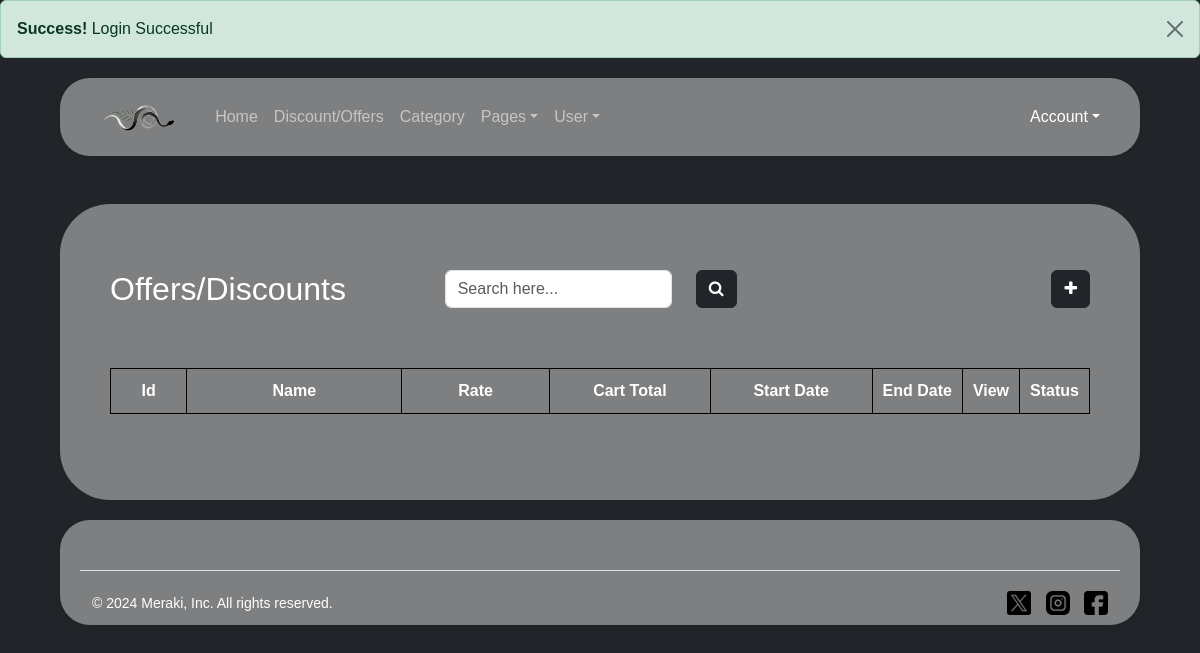
Before: /AdOffers.php (signed in) with the older database file.
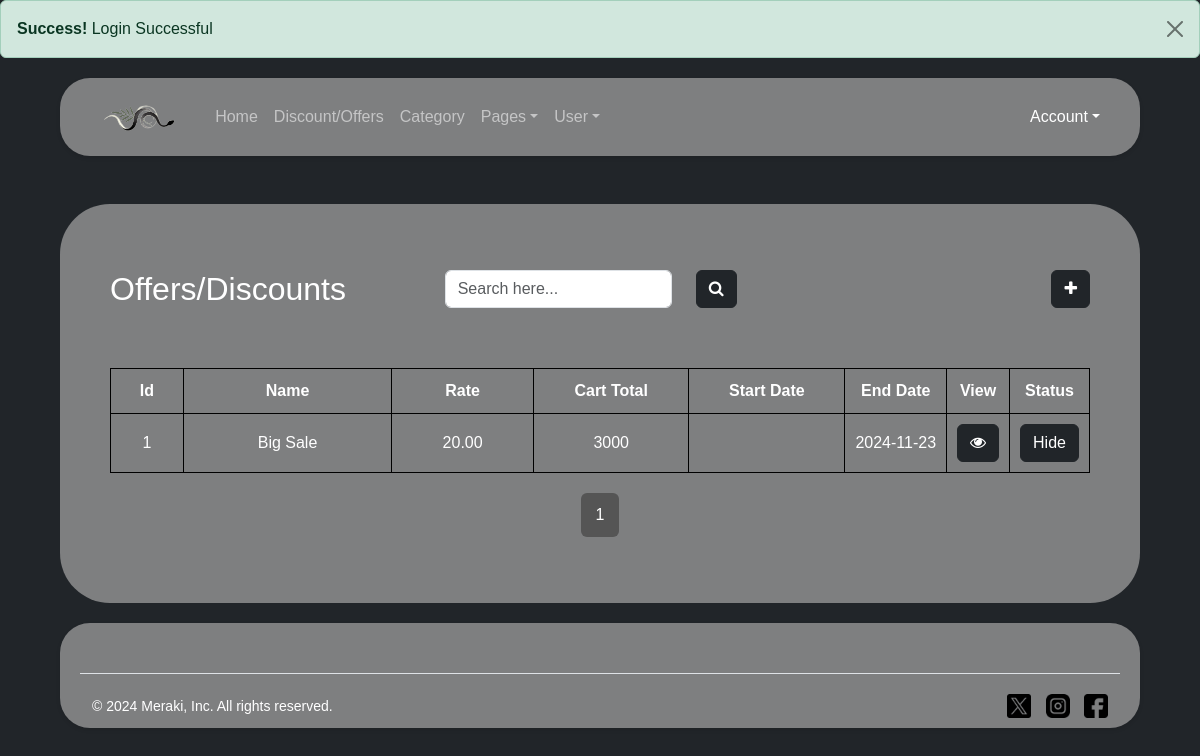
After: the same page with the newer database file.
### tables this page shows
CREATE TABLE `offers_tbl` (
  `Of_Id` int(11) NOT NULL,
  `Of_Name` varchar(255) NOT NULL,
  `Of_Description` text NOT NULL,
  `Of_Discount_Percentage` decimal(5,2) NOT NULL,
  `Of_Cart_Total` int(11) NOT NULL,
  `Of_Max_Discount` int(11) NOT NULL,
  `Of_Start_Date` varchar(10) NOT NULL,
  `Of_End_Date` varchar(10) NOT NULL,
  `Of_Status` enum('Active','Deactivate') NOT NULL DEFAULT 'Active'
);

### AdOffers.php (the view, shortened to what this page needs)
<!DOCTYPE html>
<html lang="en">
<head>
    <link rel="stylesheet" href="styles.css">
    <?php
    include 'Header.php';
    ?>
</head>
<body class="bg-dark">
    <div class="container-fluid bgcolor mt-5">
        <div class="row mt-3 mb-3">
            <h2 class="col-md-4" style="color:white">Offers/Discounts</h2>
            <div class="col-md-3" style="text-align:right">
                <form method="get"><input type="text" name="search" class="form-control"
                        placeholder="Search here...">&nbsp;
            </div>
            <div class="col-md-1"><button class="btn btn-dark"><i class="fa fa-search "></i></button></div>
            <div class="col-md-3"></div>
            <div class="col-md-1" style="text-align:right"><button class="btn btn-dark" onclick="addForm(1)"><i
                        class="fa fa-plus"></i></button></div>
        </div>
        <div class="row" id="product">
            <table>
                <tr>
                    <th>Id</th>
                    <th>Name</th>
                    <th>Rate</th>
                    <th>Cart Total</th>
                    <th>Start Date</th>
                    <th>End Date</th>
                    <th>View</th>
                    <th>Status</th>
                </tr>
                <?php
                $search = isset($_GET['search']) ? $_GET['search'] : '';
                $search_query = '';
                $q = "SELECT * FROM offers_tbl $search_query";
                $result = mysqli_query($con, $q);
                $total_records = mysqli_num_rows($result);
                $records_per_page = 2;
                $total_pages = ceil($total_records / $records_per_page);
                $page = isset($_GET['page']) ? $_GET['page'] : 1;
                $start_from = ($page - 1) * $records_per_page;
                $q = "SELECT * FROM offers_tbl $search_query LIMIT $start_from, $records_per_page";
                $result = mysqli_query($con, $q);
                while ($r = mysqli_fetch_assoc($result)) {
                    ?>
                    <tr>
                        <td><?php echo $r['Of_Id'] ?></td>
                        <td><?php echo $r['Of_Name'] ?></td>
                        <td><?php echo $r['Of_Discount_Percentage'] ?></td>
                        <td><?php echo $r['Of_Cart_Total'] ?></td>
                        <td><?php echo $r['Of_Start_Date'] ?></td>
                        <td><?php echo $r['Of_End_Date'] ?></td>
                        <td>
                            <form method="post" action="AdOffers.php#update_form">
                                <a href="#update_form">
                                    <button type="submit" class="btn btn-dark" value="<?php echo $r['Of_Id'] ?>"
                                        name="showOffer" onclick="update(1)"><i class="fa fa-eye"></i></button>
                                </a>
                            </form>
                        </td>
                        <td>
                            <form method="post" action="AdOffers.php">
                                <button type="submit" name="changeStatus" class="btn btn-dark">
                                    <?php echo $r['Of_Status'] == 'Active' ? 'Hide' : 'Show'; ?>
                                </button>
                            </form>
                        </td>
                    </tr>
                    <?php
                }
                ?>
            </table>
        </div>
        <nav>
            <ul class="pagination">
                <?php
                for ($i = 1; $i <= $total_pages; $i++) {
                    echo "<li class='page-item " . ($i == $page ? 'active' : '') . "'><a class='page-link' href='?page=" . $i . "&search=" . $search . "'>" . $i . "</a></li>";
                }
                ?>
            </ul>
        </nav>
    </div>
    <?php
    include 'Footer.php';
            ?>
</body>
</html>

### Header.php (shortened to what this page needs)
<!DOCTYPE html>
<html lang="en">
<head>
    <link href="https://cdn.jsdelivr.net/npm/bootstrap@5.3.0/dist/css/bootstrap.min.css" rel="stylesheet">
    <link rel="stylesheet" href="https://cdnjs.cloudflare.com/ajax/libs/font-awesome/4.7.0/css/font-awesome.min.css">
    <link rel="stylesheet" href="styles.css">
</head>
<body>
    <?php
     if (isset($_COOKIE['success'])) {
        ?>
        <div class="alert alert-success alert-dismissible fade show" role="alert">
             <strong>Success!</strong> <?php echo $_COOKIE['success']; ?>
             <button type="button" class="btn-close" data-bs-dismiss="alert" aria-label="Close"></button>
        </div>
        <?php
    }
        ?>
    <header class="header">
        <nav class="navbar navbar-expand-lg navbar-dark">
            <div class="container-fluid">
                <a class="navbar-brand logo" href="#">
                    <img src="img/logo1.png" alt="Logo">
                </a>
                <div class="collapse navbar-collapse" id="navbarNav">
                    <ul class="navbar-nav me-auto mb-2 mb-lg-0">
                        <?php if (isset($_SESSION['U_Admin'])) { ?>
                            <li class="nav-item"><a class="nav-link" href="admin.php">Home</a></li>
                            <li class="nav-item"><a class="nav-link" href="admin.php#discount">Discount/Offers</a></li>
                            <li class="nav-item"><a class="nav-link" href="admin.php#category">Category</a></li>
                            <li class="nav-item dropdown">
                                <a class="nav-link dropdown-toggle" href="#" id="navbarDropdown" role="button"
                                    data-bs-toggle="dropdown" aria-expanded="false">Pages</a>
                            </li>
                            <li class="nav-item dropdown">
                                <a class="nav-link dropdown-toggle" href="#" id="navbarDropdown" role="button"
                                    data-bs-toggle="dropdown" aria-expanded="false">User</a>
                            </li>
                        <?php } ?>
                    </ul>
                    <ul class="navbar-nav mb-2 mb-lg-0">
                        <?php if (isset($_SESSION['U_Admin']) || isset($_SESSION['U_User'])) { ?>
                            <li class="nav-item dropdown login-register">
                                <a class="nav-link dropdown-toggle" href="#" id="navbarDropdown" role="button"
                                    data-bs-toggle="dropdown" aria-expanded="false">Account</a>
                            </li>
                        <?php } else { ?>
                            <li class="nav-item login-register">
                                <a class="nav-link" href="Login.php">Login</a>
                            </li>
                        <?php } ?>
                    </ul>
                </div>
            </div>
        </nav>
    </header>
</body>
</html>

### Footer.php (shortened to what this page needs)
<footer class="row footer mb-5">
    <div class="row">
    </div>
    <div class="footer-bottom">
        <p>© 2024 Meraki, Inc. All rights reserved.</p>
        <div class="social-icons">
            <a href="#"><img src="Img/twitter.png" alt="Twitter"></a>
            <a href="#"><img src="Img/instagram.png" alt="Instagram"></a>
            <a href="#"><img src="Img/facebook.png" alt="Facebook"></a>
        </div>
    </div>
</footer>
</body>
</html>

### styles.css (style rules this page uses)
body { background-color: #f8f9fa; font-family: Quicksand, sans-serif; color: white; }
.bgcolor { background-color: rgba(165, 165, 165, 0.7); padding: 50px; border-radius: 50px; width: auto; margin-top: 20px; margin-left: 5%; margin-right: 5%; }
a { color: #000000; text-decoration: none; }
:root { --surface-color: #fff; --curve: 40; }
table { display: block; overflow-x: auto; white-space: nowrap; padding: 20px; }
.pagination { justify-content: center; }
.pagination li { margin: 0 5px; }
.pagination li a { color: #fff; background-color: #333; border: none; padding: 10px 15px; font-size: 16px; border-radius: 5px; cursor: pointer; }
.pagination li.active a { background-color: #555; }

### Header.php (style rules this page uses)
.header { background-color: rgba(165, 165, 165, 0.7); padding: 10px 20px; border-radius: 30px; margin: 20px 5%; box-shadow: 0 2px 4px rgba(0, 0, 0, 0.1); }
.logo img { height: 30px; }
.login-register a { text-decoration: none; color: white; font-size: 16px; }

### AdOffers.php (style rules this page uses)
tr { border: 1px black solid; text-align: center; }
table { width: 100%; }
th, td { width: 100%; border: 1px black solid; padding: 10px; }
th:nth-child(1), td:nth-child(1) { width: 10%; }
th:nth-child(2), td:nth-child(2) { width: 30%; }
th:nth-child(3), td:nth-child(3) { width: 20%; }
th:nth-child(4), td:nth-child(4) { width: 20%; }
th:nth-child(5), td:nth-child(5) { width: 30%; }
th:nth-child(6), td:nth-child(6) { width: 30%; }

### Footer.php (style rules this page uses)
.footer { background-color: rgba(165, 165, 165, 0.7);; width: auto; margin-top: 20px; margin-left: 5%; margin-right: 5%; display: flex; justify-content: space-between; align-items: center; padding: 10px 20px; border-radius: 30px; box-shadow: 0 2px 4px rgba(0, 0, 0, 0.1); }
.footer-bottom { display: flex; justify-content: space-between; align-items: center; border-top: 1px solid #dee2e6; padding-top: 20px; }
.footer-bottom p { margin: 0; color: #ffffff; font-size: 14px; }
.social-icons a { margin-left: 10px; }
.social-icons img { width: 24px; height: 24px; }

Changed rows visible on the page:
added offers_tbl: Of_Id "1", Of_Name "Big Sale", Of_Discount_Percentage "20.00", Of_Cart_Total "3000", Of_End_Date "2024-11-23", Of_Status "Hide"
Other visible differences:
new list line: "1"
